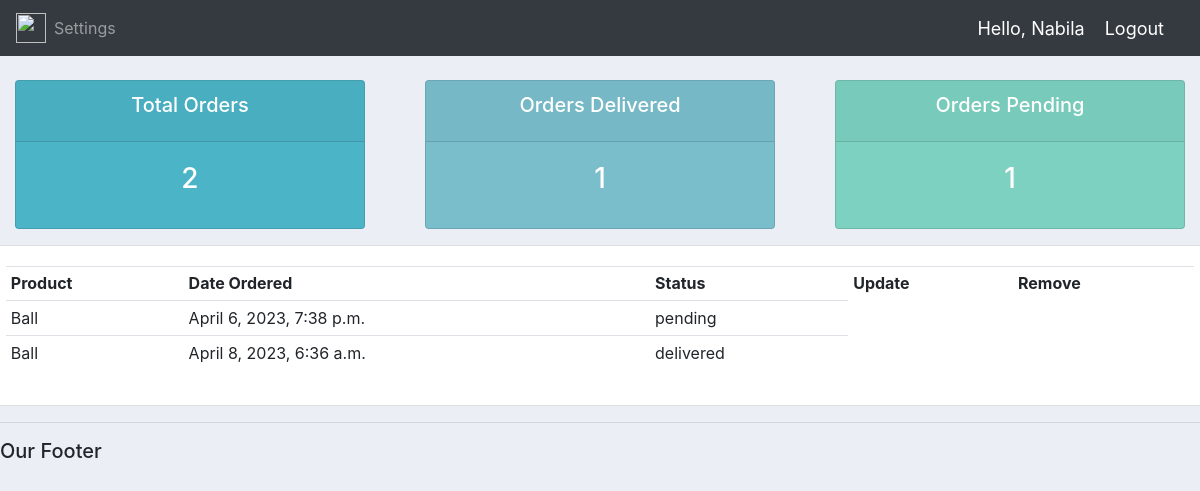
/user/ (signed in), run on the app's committed database.
### accounts/models.py (models this page shows)
class Order(models.Model):
    STATUS=(
        ('pending', 'pending'),
        ('out for delivery', 'out for delivery'),
        ('delivered', 'delivered')
    )
    customer = models.ForeignKey(Customer, on_delete=models.SET_NULL, null=True)
    product = models.ForeignKey(Product, null=True, on_delete= models.SET_NULL)
    date_created = models.DateTimeField(auto_now_add=True,null=True, blank=True)
    status = models.CharField(max_length=200, null=True, choices=STATUS)
    note = models.CharField(max_length=1000, null=True)
    def __str__ (self):
        return self.product.name or ''

class Product(models.Model):
    CATEGORY = (
        ('indoor', 'Indoor'),
        ('outdoor', 'Outdoor')
    )
    name = models.CharField(max_length=200, null=True)
    price = models.DecimalField(max_digits=7, decimal_places=2, null=True)
    category = models.CharField(max_length=200, null=True, choices=CATEGORY)
    description = models.CharField(max_length=200, null=True)
    date_created = models.DateTimeField(auto_now_add=True,null=True, blank=True)
    tags = models.ManyToManyField(Tag)
    def __str__(self):
        return self.name

### accounts/decorators.py (the view)
        def wrapper_func(request, *args, **kwargs):
            group = None
            if request.user.groups.exists():
                group = request.user.groups.all()[0].name
            if group in allowed_roles:
                return view_func(request, *args, **kwargs)
            else:
                return HttpResponse('You are not authorized to view this page')

### accounts/views.py (called while the page is built)
@login_required(login_url='loginPage')
@allowed_users(allowed_roles=['customer'])
def userPage(request):
    orders = request.user.customer.order_set.all()
    total_orders = orders.count()
    delivered = orders.filter(status='delivered').count()
    pending = orders.filter(status='pending').count()
    print('ORDERS: ',orders)
    context={'orders':orders,'total_orders': total_orders,'delivered':delivered,'pending':pending}
    return render (request,'accounts/user.html', context)

### accounts/templates/accounts/user.html
{% extends 'accounts/main.html' %}
{% block content %}
{% include 'accounts/status.html' %}
<div class="row">
    <div class="card card-body">
        <table class="table table-sm">
            <tr>
                <th>Product</th>
                <th>Date Ordered</th>
                <th>Status</th>
                <th>Update</th>
                <th>Remove</th>
            </tr>
            {% for order in orders %}
            <tr>
                <td>{{ order.product }}</td>
                <td>{{ order.date_created }}</td>
                <td>{{ order.status }}</td>
            </tr>
            {% endfor %}
        </table>
    </div>
</div>
{% endblock content %}

### accounts/templates/accounts/navbar.html (shortened to what this page needs)
{%load static%}
<nav class="navbar navbar-expand-lg navbar-dark bg-dark">
    <img src="{%static 'images/app-store.png'%}">
    <div class="collapse navbar-collapse" id="navbarNav">
      <ul class="navbar-nav">
        {% if request.user.is_staff %}
        <li class="nav-item active">
          <a class="nav-link" href="{% url 'home' %}">Dashboard</a>
        </li>
        <li class="nav-item">
          <a class="nav-link" href="{%url 'products'%}">Products</a>
        </li>
        {%else%}
        <li class="nav-item">
          <a class="nav-link" href="{%url 'account'%}">Settings</a>
        </li>
        {% endif %}
      </ul>
    </div>
      <span class="hello-msg">Hello, {{request.user}}</span>
      <span ><a class="hello-msg" href="{% url 'logoutPage' %}">Logout</a></span>
  </nav>

### static/css/main.css (style rules this page uses)
img { height: 30px; width: 30px; }
body { background-color: #ebeff5; }

### accounts/templates/accounts/navbar.html (style rules this page uses)
.hello-msg { font-size: 18px; color: #fff; margin-right: 20px }

### data on the page
Order: product "Ball", date_created "April 6, 2023, 7:38 p.m.", status "pending"
Order: product "Ball", date_created "April 8, 2023, 6:36 a.m.", status "delivered"

### other printed values
{{ request.user }} "Nabila"
{{ total_orders }} "2"
{{ delivered }} "1"
{{ pending }} "1"
